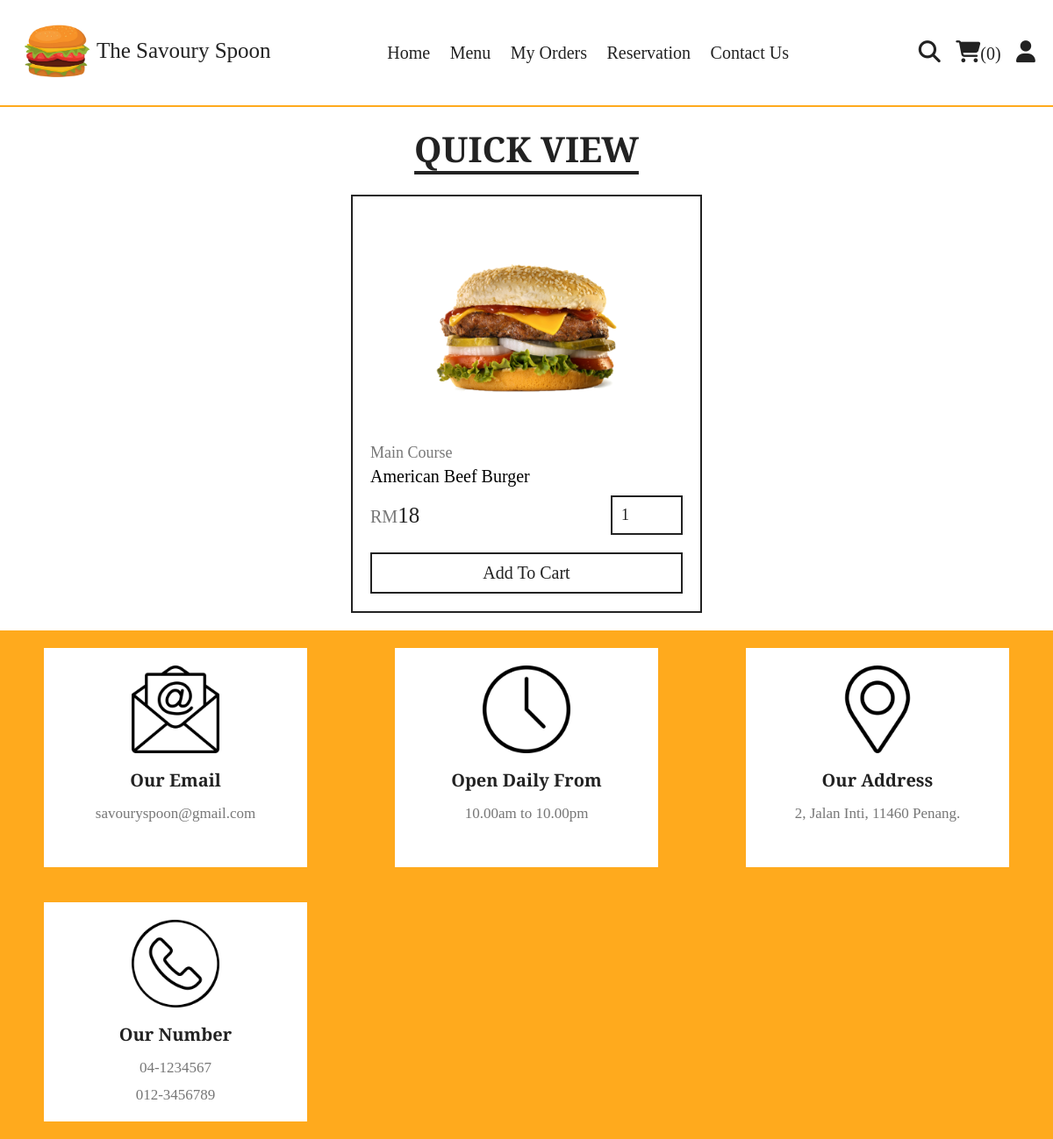
The page /quick_view.php?pid=1 on the database its author committed.
### tables this page shows
CREATE TABLE `products` (
  `id` int(100) NOT NULL,
  `name` varchar(100) NOT NULL,
  `category` varchar(100) NOT NULL,
  `price` int(10) NOT NULL,
  `image` varchar(100) NOT NULL
);

### quick_view.php (the view, shortened to what this page needs)
<?php
include 'components/connect.php';
?>
<!DOCTYPE html>
<html lang="en">
<head>
   <link rel="stylesheet" href="https://cdnjs.cloudflare.com/ajax/libs/font-awesome/6.1.1/css/all.min.css">
   <link rel="stylesheet" href="css/style.css">
</head>
<body>
<?php include 'components/user_header.php'; ?>
<section class="quick-view">
   <h1 class="title">quick view</h1>
   <?php
      $pid = $_GET['pid'];
      $select_products = $conn->prepare("SELECT * FROM `products` WHERE id = ?");
      $select_products->execute([$pid]);
      if($select_products->rowCount() > 0){
         while($fetch_products = $select_products->fetch(PDO::FETCH_ASSOC)){
   ?>
   <form action="" method="post" class="box">
      <img src="uploaded_img/<?= $fetch_products['image']; ?>" alt="">
      <a href="category.php?category=<?= $fetch_products['category']; ?>" class="cat"><?= $fetch_products['category']; ?></a>
      <div class="name"><?= $fetch_products['name']; ?></div>
      <div class="flex">
         <div class="price"><span>RM</span><?= $fetch_products['price']; ?></div>
         <input type="number" name="qty" class="qty" min="1" max="99" value="1" maxlength="2">
      </div>
      <button type="submit" name="add_to_cart" class="cart-btn">add to cart</button>
   </form>
   <?php
         }
      }else{
         echo '<p class="empty">no products added yet!</p>';
      }
   ?>
</section>
<?php include 'components/footer.php'; ?>
</body>
</html>

### css/style.css (style rules this page uses)
:root { --yellow:#fed330; --red:#e74c3c; --white:#fff; --black:#222; --light-color:#777; --border:.2rem solid var(--black); }
* { font-family: 'EB Garamond'; margin:0; padding:0; box-sizing: border-box; outline: none; border: none; text-decoration: none; }
html { font-size: 62.5%; overflow-x: hidden; scroll-behavior: smooth; stop-opacity: 7rem; }
section { margin:0 auto; max-width: 1200px; padding:2rem; }
.title { text-align: center; margin-bottom: 2.5rem; font-size: 4rem; color:var(--black); text-transform: uppercase; text-decoration: underline; text-underline-offset: 1rem; }
.quick-view form { max-width: 40rem; padding:2rem; border:var(--border); position: relative; margin:0 auto; }
.quick-view form img { height: 25rem; width: 100%; object-fit: contain; margin-bottom: 1rem; }
.quick-view form .cat { font-size: 1.8rem; color:var(--light-color); }
.quick-view form .name { font-size: 2rem; margin:.5rem 0; }
.quick-view form .flex { display: flex; justify-content: space-between; align-items: center; gap:1.5rem; margin:1rem 0; }
.quick-view form .flex .price { font-size: 2.5rem; color:var(--black); }
.quick-view form .flex .price span { font-size: 2rem; color:var(--light-color); }
.quick-view form .flex .qty { border:var(--border); padding:1rem; font-size: 1.8rem; color:var(--black); }
.quick-view form .cart-btn { width: 100%; padding:1rem 3rem; text-align: center; border:var(--border); font-size: 2rem; color:var(--black); cursor: pointer; text-transform: capitalize; background: none; margin-top: 1rem; }

### rows shown on the page
products: image (picture), category "Main Course", name "American Beef Burger", price "18"

### other values the page prints
$total_cart_items "0"
